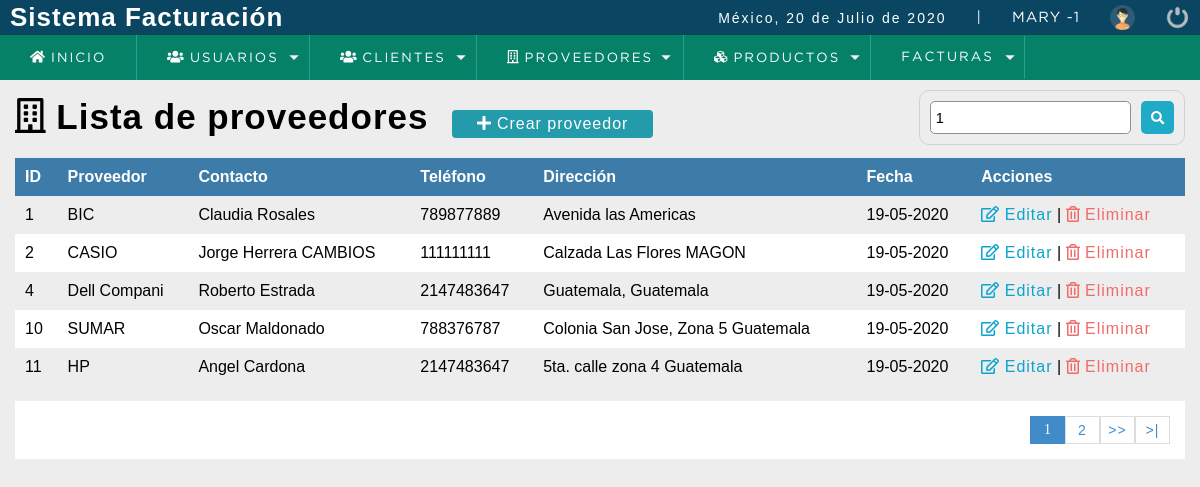
Screenshot of /sistema/buscar_proveedor.php?busqueda=1 (signed in) with the database file from the repository.
### tables this page shows
CREATE TABLE `proveedor` (
  `codproveedor` int(11) NOT NULL,
  `proveedor` varchar(100) DEFAULT NULL,
  `contacto` varchar(100) DEFAULT NULL,
  `telefono` bigint(11) DEFAULT NULL,
  `direccion` text DEFAULT NULL,
  `date_add` datetime NOT NULL DEFAULT current_timestamp(),
  `usuario_id` int(11) NOT NULL,
  `estatus` int(11) NOT NULL DEFAULT 1
);

### sistema/buscar_proveedor.php (the view, shortened to what this page needs)
<?php
	include "../conexion.php";
 ?>
<!DOCTYPE html>
<html lang="en">
<head>
	<?php include "includes/scripts.php"; ?>
</head>
<body>
	<?php include "includes/header.php"; ?>
	<section id="container">
		<?php
			$busqueda=strtolower($_REQUEST['busqueda']);
		 ?>
		<h1><i class="far fa-building"></i> Lista de proveedores</h1>
		<a href="registro_proveedor.php" class="btn_new"><i class="fas fa-plus"></i> Crear proveedor</a>
		<form action="buscar_proveedor.php" method="get" class="form_search">
			<input type="text" name="busqueda" id="busqueda" placeholder="Buscar" value="<?php echo $busqueda; ?>">
			<button type="submit" class="btn_search"><i class="fas fa-search"></i></button>
		</form>
		<table>
			<tr>
				<th>ID</th>
				<th>Proveedor</th>
				<th>Contacto</th>
				<th>Teléfono</th>
				<th>Dirección</th>
				<th>Fecha</th>
				<th>Acciones</th>
			</tr>
<?php
	$sql_registe=mysqli_query($conection,"SELECT COUNT(*) as total_registro FROM proveedor
											WHERE ( codproveedor LIKE '%$busqueda%' OR
													proveedor 	 LIKE '%$busqueda%' OR
													contacto     LIKE '%$busqueda%' OR
													telefono     LIKE '%$busqueda%')
											AND estatus=1");
	$sql_register=mysqli_fetch_array($sql_registe);
	$total_registro=$sql_register['total_registro'];
	$por_pagina=5;
	if (empty($_GET['pagina'])) {
		$pagina=1;
	}else{
		$pagina=$_GET['pagina'];
	}
	$desde=($pagina-1)*$por_pagina;
	$total_paginas=ceil($total_registro/$por_pagina);
	$query=mysqli_query($conection, "SELECT * FROM proveedor WHERE ( codproveedor LIKE '%$busqueda%' OR
												proveedor LIKE '%$busqueda%' OR
												contacto  LIKE '%$busqueda%' OR
												telefono  LIKE '%$busqueda%')
												AND estatus=1
												ORDER BY codproveedor ASC
												LIMIT $desde,$por_pagina");
	$result =mysqli_num_rows($query);
	if ($result>0) {
		while ($data=mysqli_fetch_array($query)) {
			$formato = 'Y-m-d H:i:s';
			$fecha   = DateTime::createFromFormat($formato, $data['date_add']);
?>
			<tr>
				<td><?php echo $data['codproveedor']; ?></td>
				<td><?php echo $data['proveedor']; ?></td>
				<td><?php echo $data['contacto']; ?></td>
				<td><?php echo $data['telefono'] ?></td>
				<td><?php echo $data['direccion'] ?></td>
				<td><?php echo $fecha->format('d-m-Y'); ?></td>
				<td>
					<a class="link_edit" href="editar_proveedor.php?id=<?php echo $data['codproveedor']; ?>"><i class="far fa-edit"></i> Editar</a>
					|
					<a class="link_delete" href="eliminar_confirmar_proveedor.php?id=<?php echo $data['codproveedor']; ?>"><i class="far fa-trash-alt"></i> Eliminar</a>
				</td>
			</tr>
<?php
		}
	}
?>
		</table>
<?php
	if ($total_registro!=0)
	{
 ?>
		<div class="paginador">
			<ul>
				<?php
					for ($i=1; $i<=$total_paginas ; $i++) {
						if ($i==$pagina) {
							echo '<li class="pageSelected">'.$i.'</li>';
						}else{
							echo '<li><a href="?pagina='.$i.'&busqueda='.$busqueda.'">'.$i.'</a></li>';
						}
					}
					if ($pagina!=$total_paginas)
					{
				 ?>
				<li><a href="?pagina=<?php echo $pagina+1; ?>&busqueda=<?php echo $busqueda; ?>">>></a></li>
				<li><a href="?pagina=<?php echo $total_paginas; ?>&busqueda=<?php echo $busqueda; ?>">>|</a></li>
			<?php
				}
			 ?>
			</ul>
		</div>
<?php } ?>
	</section>
</body>
</html>

### sistema/css/style.css (style rules this page uses)
* { margin: 0; padding: 0; box-sizing: border-box; }
body { background: #ededed; }
h1, h2, h3, h4, h5, h6 { font-family: 'arial'; font-weight: bold; letter-spacing: 1px; }
h1 { font-size: 26px; }
a { text-decoration: none; font-family: arial; letter-spacing: 1px; }
#container { padding: 90px 15px 15px; }
form { background: #FFF; margin: auto; padding: 20px 50px; border: 1px solid #d1d1d1; }
input,select { display: block; width: 100%; font-size: 11pt; padding: 5px; border: 1px solid #85929e; border-radius: 5px; }
#container h1 { font-size: 35px; display: inline-block; }
.btn_new { display: inline-block; background: #239baa; color: #FFF; padding: 5px 25px; border-radius: 4px; margin: 20px; }
table { border-collapse: collapse; font-size: 12pt; font-family: 'arial'; width: 100%; }
table th { text-align: left; padding: 10px; background: #3d7ba8; color: #FFF; }
table tr:nth-child(odd) { background: #FFF; }
table td { padding: 10px; }
.link_edit { color: #0ca4ce; }
.link_delete { color: #f26b6b; }
.paginador ul { padding: 15px; list-style: none; background: #FFF; margin-top: 15px; display: -webkit-flex; display: -moz-flex; display: -ms-flex; display: -o-flex; display: flex; justify-content: flex-end; }
.paginador a, .pageSelected { color: #428bca; border: 1px solid #ddd; padding: 5px; display: inline-block; font-size: 14px; text-align: center; width: 35px; }
.pageSelected { color: #FFF; background: #428bca; border: 1px solid #428bca; }
.form_search { display: -webkit-flex; display: -moz-flex; display: -ms-flex; display: -o-flex; display: flex; float: right; background: initial; padding: 10px; border-radius: 10px; }
.form_search .btn_search { background: #1faac8; color: #FFF; padding: 10px; border: 0; cursor: pointer; margin-left: 10px; display: flex; border-radius: 5px; }

### rows the page displays
proveedor: codproveedor "1", proveedor "BIC", contacto "Claudia Rosales", telefono "789877889", direccion "Avenida las Americas", date_add "19-05-2020"
proveedor: codproveedor "2", proveedor "CASIO", contacto "Jorge Herrera CAMBIOS", telefono "111111111", direccion "Calzada Las Flores MAGON", date_add "19-05-2020"
proveedor: codproveedor "4", proveedor "Dell Compani", contacto "Roberto Estrada", telefono "2147483647", direccion "Guatemala, Guatemala", date_add "19-05-2020"
proveedor: codproveedor "10", proveedor "SUMAR", contacto "Oscar Maldonado", telefono "788376787", direccion "Colonia San Jose, Zona 5 Guatemala", date_add "19-05-2020"
proveedor: codproveedor "11", proveedor "HP", contacto "Angel Cardona", telefono "2147483647", direccion "5ta. calle zona 4 Guatemala", date_add "19-05-2020"

### other values shown
fechaC() "20 de Julio de 2020"
$_SESSION['nombre'] "MARY"
$_SESSION['rol'] "1"
